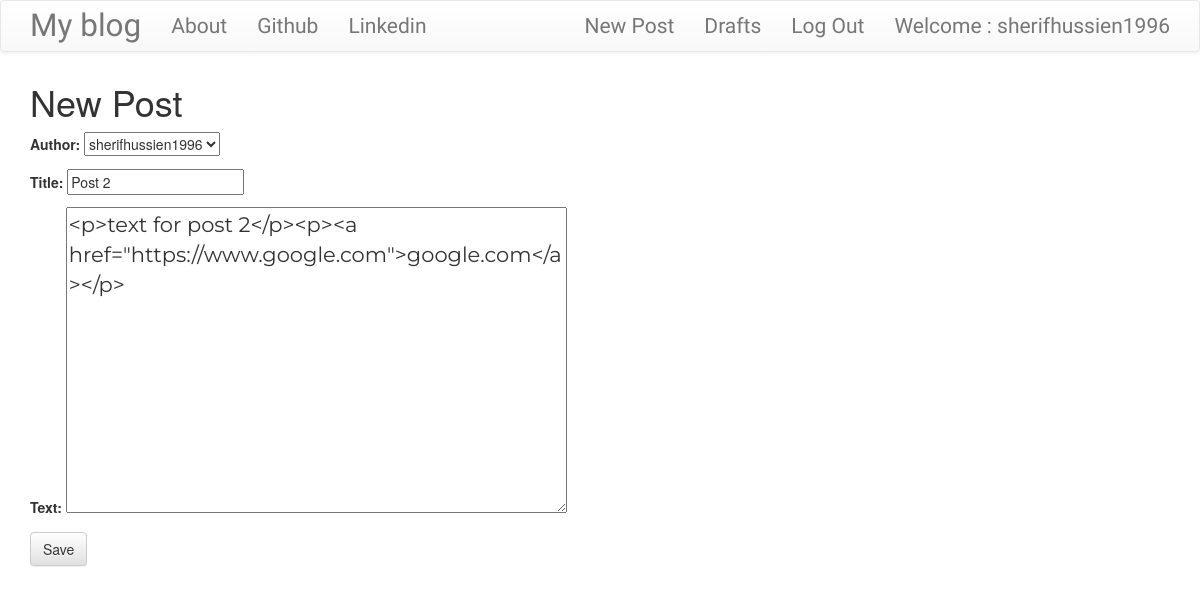
/post/4/edit/ (signed in), run on the app's committed database.
### blog/models.py (models this page shows, shortened)
class Post(models.Model):
    author=models.ForeignKey('auth.User',on_delete=models.CASCADE)
    title=models.CharField(max_length=200)
    text=models.TextField()
    created_date=models.DateTimeField(default=timezone.now)
    published_date=models.DateTimeField(blank=True,null=True)

### blog/views.py (the view)
# urls.py: url(r'^post/(?P<pk>\d+)/edit/$',views.PostUpdateView.as_view(),name='post_edit'),
class PostUpdateView(LoginRequiredMixin,UpdateView):
    login_url = '/login/'
    redirect_field_name = 'blog/post_detail.html'
    form_class = PostForm
    model = Post

### blog/forms.py
class PostForm(forms.ModelForm):
    class Meta():
        model=Post
        fields=('author','title','text')
        widgets={
            'title':forms.TextInput(attrs={'class':'textinputclass'}),
            'text':forms.Textarea(attrs={'class':'editable medium-editor-textarea postcontent'})
        }

### blog/templates/blog/post_form.html (shortened to what this page needs)
{%extends "blog/base.html"%}
{%block body_block%}
  <form class="post-form" method="POST">
    <h1>New Post</h1>
    {{ form.as_p }}
    <button type="submit" class="save btn btn-default">Save</button>
  </form>
{%endblock%}

### blog/templates/blog/base.html (shortened to what this page needs)
<!DOCTYPE html>
{% load staticfiles %}
<html>
  <head>
    <link rel="stylesheet" href="https://maxcdn.bootstrapcdn.com/bootstrap/3.3.7/css/bootstrap.min.css">
    <link rel="stylesheet" href="https://maxcdn.bootstrapcdn.com/bootstrap/3.3.7/css/bootstrap-theme.min.css">
    <link rel="stylesheet" href="//cdn.jsdelivr.net/medium-editor/latest/css/medium-editor.min.css" type="text/css" media="screen" charset="utf-8">
    <link rel="stylesheet" href="{%static 'css/blog.css'%}">
  </head>
  <body class="loader">
    <nav class="navbar navbar-default techfont custom-navbar">
      <div class="container">
        <ul class="nav navbar-nav">
          <li><a class='navbar-brand bigbrand' href="{% url 'post_list' %}">My blog</a></li>
          <li><a href="{%url 'about'%}">About</a></li>
          <li><a href="https://www.github.com">Github</a></li>
          <li><a href="https://www.linkedin.com">Linkedin</a></li>
        </ul>
        <ul class="nav navbar-nav navbar-right">
          {%if user.is_authenticated%}
          <li><a href="{% url 'post_new'%}">New Post</a></li>
          <li><a href="{% url 'post_draft_list'%}">Drafts</a></li>
          <li><a href="{% url 'logout'%}">Log Out</a></li>
          <li><a>Welcome : {{user.username}}</a></li>
          {%else%}
          <li><a href="{%url 'login'%}"><span class="glyphicon glyphicon-user"></span></a></li>
          {%endif%}
        </ul>
      </div>
    </nav>
    <div class="content container">
      <div class="row">
        <div class="col-md-8">
          <div class="blog_posts">
            {% block body_block %}
            {% endblock %}
          </div>
        </div>
      </div>
    </div>
  </body>
</html>

### blog/static/css/blog.css (style rules this page uses)
.techfont { font-family: 'Russo One' , sans-serif; font-size: 1.5em; margin-bottom: 10px; }
.bigbrand { font-size: 1.5em; }
.postcontent { font-family: 'Montserrat'; font-size: 1.5em; }
.loader { filter:hue-rotate(0deg); color:linear-gradient(45deg,#0f8,#08f); animation:hue 10000ms infinite linear; }

### data on the page
Post: author "sherifhussien1996", title "Post 2", text "<p>text for post 2</p><p><a href=\"https://www.google.com\">google.com</a></p>"

### other printed values
{{ user.username }} "sherifhussien1996"
